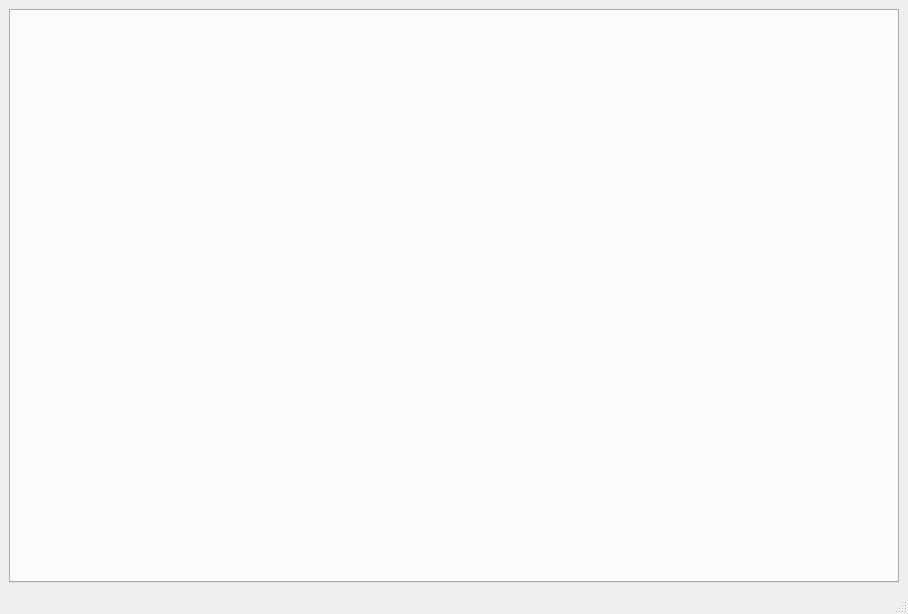
<?xml version="1.0" encoding="UTF-8"?>
<ui version="4.0">
 <class>CCPDF_HelpWindow</class>
 <widget class="QMainWindow" name="CCPDF_HelpWindow">
  <property name="geometry">
   <rect>
    <x>0</x>
    <y>0</y>
    <width>908</width>
    <height>614</height>
   </rect>
  </property>
  <property name="windowTitle">
   <string>MainWindow</string>
  </property>
  <widget class="QWidget" name="centralwidget">
   <layout class="QGridLayout" name="gridLayout">
    <item row="0" column="0">
     <widget class="QTabWidget" name="helpingTab"/>
    </item>
   </layout>
  </widget>
  <widget class="QStatusBar" name="statusbar"/>
 </widget>
 <resources/>
 <connections/>
</ui>
